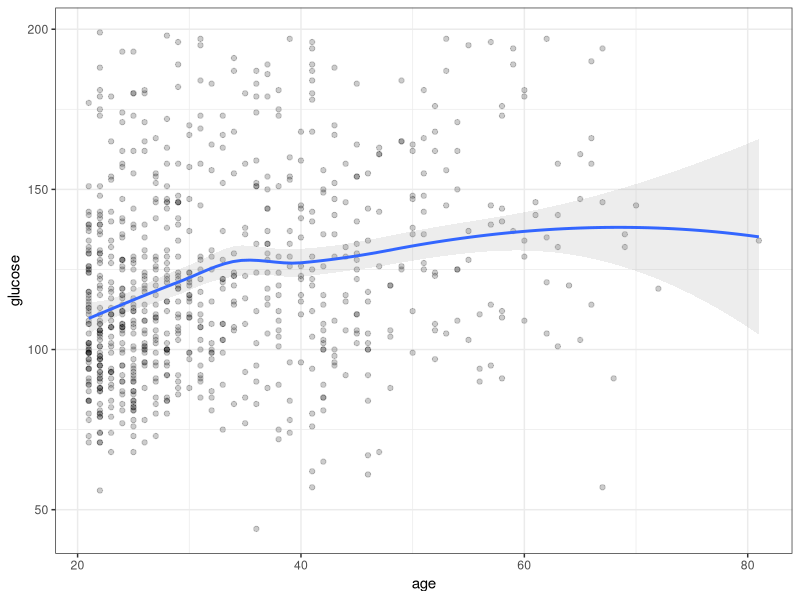
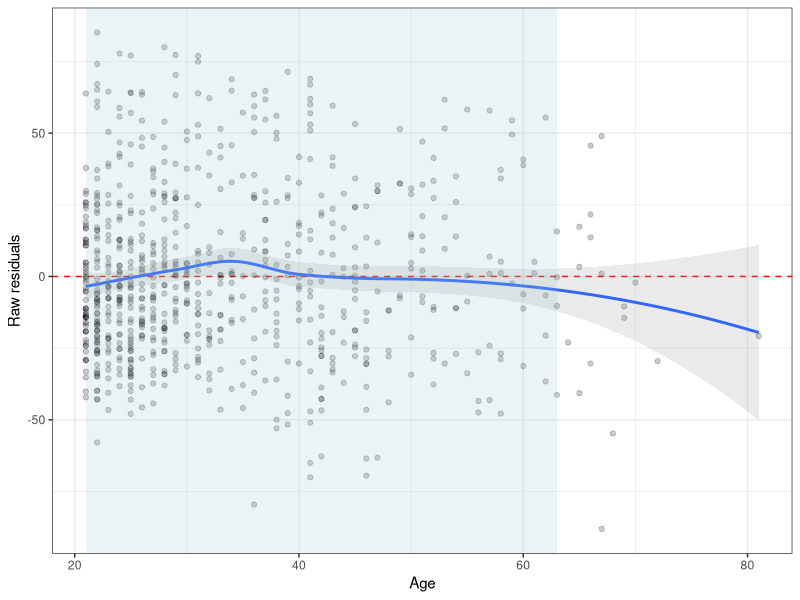
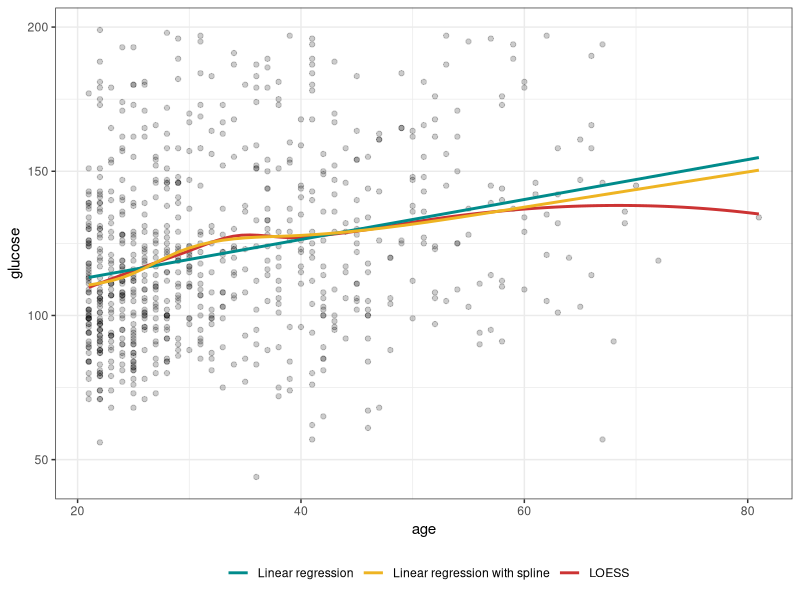

Here is the R script that generated these plots, in order: (Note: this script raises an error after producing the figures.)
## ---- chunk 1
#| message: false
#| warning: false

# Load libraries
library(dplyr)
library(ggplot2)
library(broom)
library(mlbench)
library(rms)
library(emmeans)
library(ggeffects)

data("PimaIndiansDiabetes2", package = "mlbench")

# We remove women with missing glucose concentration
PimaIndiansDiabetes2 <- PimaIndiansDiabetes2 %>%
  filter(!is.na(glucose))
## ---- chunk 2
#| R.options:
#|  knitr.kable.NA: ""

summary(PimaIndiansDiabetes2) %>%
  knitr::kable()
## ---- chunk 3
PimaIndiansDiabetes2
## ---- chunk 4
#| label: fig-age-glc
#| fig-cap: "Plasma glucose concentration according to age <br> The blue curve is a local smoothing (loess) fitting the observed data."
#| fig-align: left

ggplot(PimaIndiansDiabetes2, aes(age, glucose)) +
  geom_point(alpha = .2) +
  stat_smooth(method = "loess", formula = y ~ x, alpha = 0.17) +
  theme_bw()
## ---- chunk 5
lin_reg <- lm(glucose ~ age, data = PimaIndiansDiabetes2)

summary(lin_reg)
## ---- chunk 6
#| label: fig-lm-res
#| fig-cap: "Residuals and age <br> The blue area represents the 2.5 and 97.5 percentiles of the observed age distribution."
#| fig-align: left

lin_reg.pred <- augment(lin_reg)
  
ggplot(lin_reg.pred, aes(x=age, y=.resid)) +
  geom_hline(yintercept = 0, color = "red", linetype = "dashed") +
  geom_point(alpha = .2) +
  stat_smooth(method = "loess", formula = y ~ x, alpha = 0.2) + 
  labs(x = "Age", y = "Raw residuals") + 
  annotate("rect", 
           xmin = quantile(lin_reg.pred$age, .025),
           xmax = quantile(lin_reg.pred$age, .975),
           ymin = -Inf, ymax = Inf, alpha = .2, fill = "#99CCCC") +
  theme_bw()
## ---- chunk 7
#| R.options:
#|  knitr.kable.NA: ""

lin_reg_spl <- lm(glucose ~ rcs(age), data = PimaIndiansDiabetes2)

anova(lin_reg, lin_reg_spl, test = "LRT") %>%
  knitr::kable(digits = 3, row.names = T)
## ---- chunk 8
#| include: false

AIC(lin_reg, lin_reg_spl)
## ---- chunk 9
#| include: false

anova(lin_reg_spl)
## ---- chunk 10
summary(lin_reg_spl)
## ---- chunk 11
#| label: fig-pred
#| fig-cap: "Comparison of models predictions"
#| fig-align: left

lin_reg_spl.pred <- predict(lin_reg_spl, type = "response", interval = "confidence")

ggplot(lin_reg.pred, aes(x = age)) +
  geom_point(aes(y = glucose), alpha = .2) +
  stat_smooth(aes(y = glucose, color = "LOESS"), method = "loess", formula = y ~ x, se = FALSE,) + 
  geom_line(aes(y = .fitted, color = "Linear regression"), linewidth = 1) +
  geom_line(aes(y = lin_reg_spl.pred[,c("fit")], color = "Linear regression with spline"), linewidth = 1) +
  scale_color_manual(values=c("LOESS" = "#CC3333", 
                              "Linear regression" = "cyan4", 
                              "Linear regression with spline" = "goldenrod2")) +
  labs(x = "age", y = "glucose", color = "") +
  theme_bw() + 
  theme(legend.position="bottom")
## ---- chunk 12
#| label: fig-pred-ci
#| fig-cap: "Comparison of models predictions"
#| fig-subcap: 
#|   - "Linear regression"
#|   - "Linear regression with spline"
#| layout-ncol: 2
#| fig-align: left

ggpredict(lin_reg, terms = "age") %>%
  plot(add.data = T)

ggpredict(lin_reg_spl, terms = "age") %>%
  plot(add.data = T)
## ---- chunk 13
#| label: fig-ctrs
#| fig-cap: "Contrast analysis in both models"
#| fig-subcap: 
#|   - "Linear regression"
#|   - "Linear regression with spline"
#| layout-ncol: 2
#| fig-align: left

# Set up
age_range <- with(PimaIndiansDiabetes2, seq(min(age), max(age), by = .5))
ref <- 30

# Linear regression
lin_reg.emm <- emmeans(lin_reg, ~ age, at = list(age = age_range), type = "response")

lin_reg.ctrs <- emmeans::contrast(lin_reg.emm, "trt.vs.ctrl", ref = paste0("age", ref), 
                                  infer = T,  adjust = "none")

lin_reg.ctrs %>%
  as.data.frame() %>%
  bind_cols("age" = age_range[age_range != ref]) %>% 
  ggplot(., aes(x=age, y=estimate)) +
  geom_hline(yintercept = 0, color = "red") +
  geom_line() +
  geom_ribbon(aes(ymin=lower.CL, ymax=upper.CL), alpha = .2, linetype = 0) +
  labs(x = "age", y = "Glucose (Difference)") +
  theme_bw()

# Linear regression with spline
lin_reg_spl.emm <- emmeans(lin_reg_spl, ~ age, at = list(age = age_range), type = "response")

lin_reg_spl.ctrs <- emmeans::contrast(lin_reg_spl.emm, "trt.vs.ctrl", ref = paste0("age", ref), 
                                      infer = T,  adjust = "none")
  
lin_reg_spl.ctrs %>%
  as.data.frame() %>%
  bind_cols("age" = age_range[age_range != ref]) %>% 
  ggplot(., aes(x=age, y=estimate)) +
  geom_hline(yintercept = 0, color = "red") +
  geom_line() +
  geom_ribbon(aes(ymin=lower.CL, ymax=upper.CL), alpha = .2, linetype = 0) +
  labs(x = "age", y = "Glucose (Difference)") +
  theme_bw()
